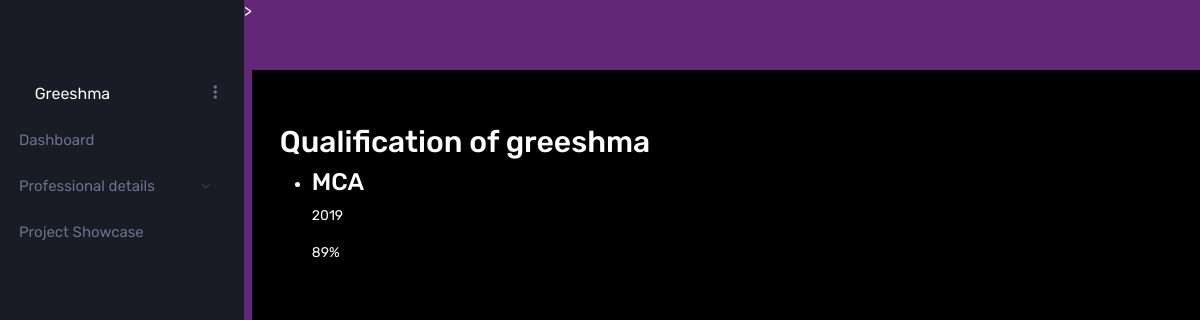
Screenshot of /viewqualification/ (signed in) with the database file from the repository.
### userapp/models.py (models this page shows, shortened)
class Qualifications(models.Model):
    user_profile = models.ForeignKey(UserProfile, on_delete=models.CASCADE)
    qualification = models.CharField(max_length=255)
    yearofpassing = models.CharField(max_length=200)
    percentage = models.CharField(max_length=100)

### userapp/views.py (the view)
# urls.py: path('viewqualification/', views.view_qualification, name='viewqualification'),
def view_qualification(request):
    user_profile = request.user.userprofile
    qualifications = Qualifications.objects.filter(user_profile=user_profile)
    return render(request, 'users/viewqualification.html', {'qualifications': qualifications})

### templates/users/viewqualification.html
{% extends 'users/index.html' %}
{% load static %}
{% block content %}
<h2>Qualification of {{ user.username }}</h2>
{% if qualifications %}
    <ul>
        {% for qualification in qualifications %}
            <li>
                <h3>{{ qualification.qualification }}</h3>
                <p>{{ qualification.yearofpassing }}</p>
                <p>{{ qualification.percentage}}</p>
            </li>
        {% endfor %}
    </ul>
{% else %}
    <p>No qualification found for {{ user.username }}.</p>
{% endif %}
{% endblock %}

### templates/partials/sidebar.html (shortened to what this page needs)
{% load static %}
<nav class="sidebar sidebar-offcanvas" id="sidebar">
    <div class="sidebar-brand-wrapper d-none d-lg-flex align-items-center justify-content-center fixed-top">
    </div>
    <ul class="nav">
        <li class="nav-item profile">
            <div class="profile-desc">
                    <div class="profile-name">
                        <h5 class="mb-0 font-weight-normal">{{ user.username | capfirst }}</h5>
                    </div>
                <a data-toggle="dropdown" href="#" id="profile-dropdown"><i class="mdi mdi-dots-vertical"></i></a>
            </div>
        </li>
        <li class="nav-item menu-items">
            <a class="nav-link" href="{% url 'profile' %}">
                <span class="menu-title">Dashboard</span>
            </a>
        </li>
        <li class="nav-item menu-items">
            <a aria-controls="ui-basic" aria-expanded="false" class="nav-link" data-toggle="collapse" href="#ui-basic">
                <span class="menu-title">Professional details</span>
                <i class="menu-arrow"></i>
            </a>
        </li>
         <li class="nav-item menu-items">
            <a class="nav-link" href="{% url 'viewproject' %}">
                <span class="menu-title">Project Showcase</span>
            </a>
        </li>
    </ul>
</nav>

### rows the page displays
Qualifications: qualification "MCA", yearofpassing "2019", percentage "89%"

### other values shown
{{ user.username | capfirst }} "Greeshma"
{{ user.username }} "greeshma"
